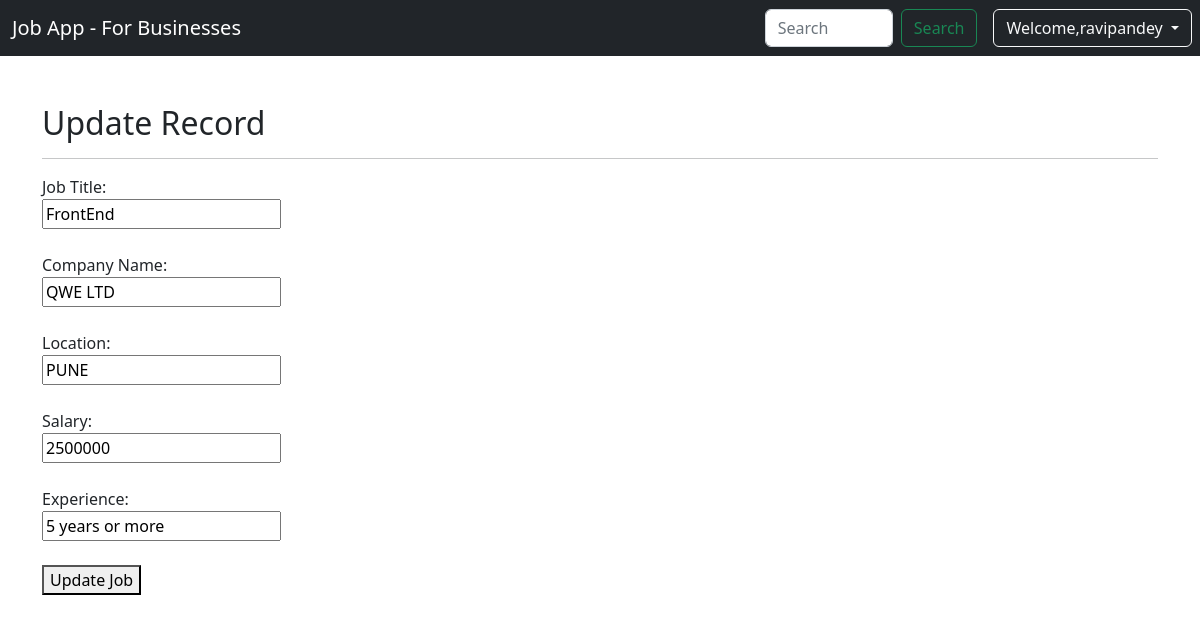
The page /hire/update/4 (signed in) on the database its author committed.
### hire/models.py (models this page shows, shortened)
class jobPost(models.Model):
    job_id = models.AutoField(primary_key=True)
    job_title = models.CharField(max_length=50,default='0')
    company_name = models.CharField(max_length=50,default='0')
    branch = models.CharField(max_length=10,default=None)
    location = models.CharField(max_length=50,default='0')
    salary = models.CharField(max_length=50,default='0')
    experience = models.CharField(max_length=50,default='0')
    pub_date = models.DateTimeField(datetime.now(),null=True)
    job_description = models.CharField(max_length=50,default='00')

### hire/views.py (the view)
# urls.py: path('update/<int:id>', views.update_record , name='update_record'),
def update_record(request,id):
    job = jobPost.objects.filter(job_id = id)[0]
    print(job)
    return render(request , 'hire/updateRecord.html',{'job' : job})

### hire/templates/hire/updateRecord.html (shortened to what this page needs)
{%extends 'hire/basic.html'%}
{%block body%}
<div class="container mt-5">
    <h2>Update Record</h2>
    <hr color="grey">
    <form action="/hire/modify_job/{{ job.job_id}}" method="post">
        Job Title:<br>
        <input name="title" value="{{ job.job_title}}">
        <br><br>
        Company Name:<br>
        <input name="cname" value="{{ job.company_name }}">
        <br><br>
        Location:<br>
        <input name="loc" value="{{ job.location}}">
        <br><br>
        Salary:<br>
        <input name="sal" value="{{ job.salary }}">
        <br><br>
        Experience:<br>
        <input name="exp" value="{{ job.experience }}">
        <br><br>
        <button type="submit btn-btn-primary">Update Job</button>
        </form>
  </div>
{%endblock%}

### hire/templates/hire/basic.html (shortened to what this page needs)
<!doctype html>
<html lang="en">
<head>
  <link href="https://cdn.jsdelivr.net/npm/bootstrap@5.2.2/dist/css/bootstrap.min.css" rel="stylesheet"
>
</head>
<body>
  <nav class="navbar navbar-expand-lg navbar-dark bg-dark">
    <div class="container-fluid">
      <a class="navbar-brand" href="/hire">Job App - For Businesses</a>
    </div>
    <form class="d-flex mx-2" role="search" action="search">
      <input class="form-control me-2" type="search" placeholder="Search" aria-label="Search" name="search">
      <button class="btn btn-outline-success" type="submit">Search</button>
    </form>
    {%if user.is_authenticated%}
    <div class="dropdown">
      <button class="btn btn-outline-light dropdown-toggle mx-2" type="button" data-bs-toggle="dropdown" aria-expanded="false">
        Welcome,{{user.username}}
      </button>
    </div>
    {%endif%}
  </nav>
  {% block body %} {% endblock %}
</body>
</html>

### rows shown on the page
jobPost: title "FrontEnd", cname "QWE LTD", loc "PUNE", sal "2500000", exp "5 years or more"

### other values the page prints
{{ user.username }} "ravipandey"
